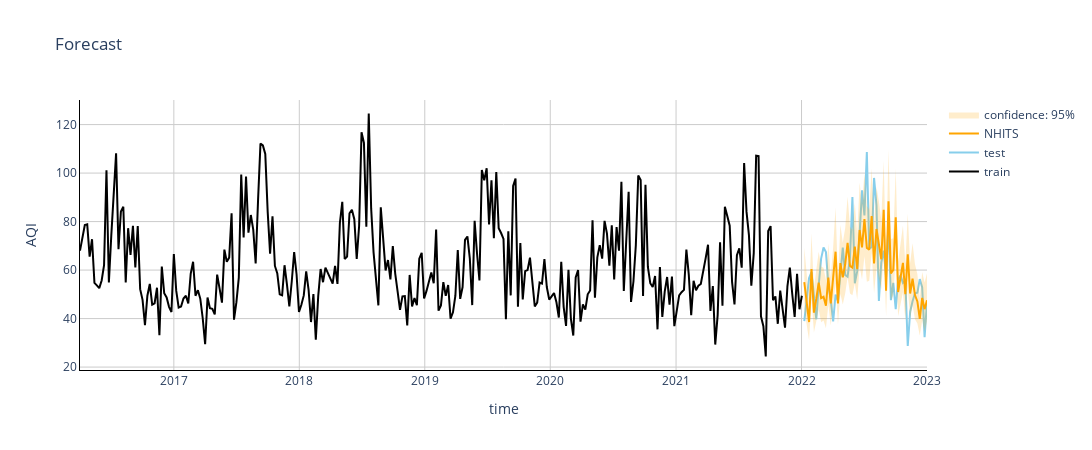

The code cell stored with this chart in its notebook:
### Markdown cell above
### One

### Code cell
from neuralforecast import NeuralForecast
from neuralforecast.losses.pytorch import DistributionLoss

obj = TimeObject(df=ponte[:], column='pm25', agg_freq='W')
obj.NIXTLA_train_test(split=52)

max_steps = 200
model = NHITS(h=52,
              input_size=156,
              loss=DistributionLoss(distribution='StudentT', level=[95], return_params=True),
              stack_types=4*['identity'],
              n_freq_downsample=(52, 12, 4, 1),
              n_blocks=4*[3],
              n_pool_kernel_size=[3, 2, 1, 1],
              pooling_mode="MaxPool1d",
              activation="ReLU",
              scaler_type='identity',
              interpolation_mode='linear',
              max_steps=max_steps,
              early_stop_patience_steps=int(max_steps/(20)),
              val_check_steps=10)

fcst = NeuralForecast(
    models=[model],
    freq='W',
    local_scaler_type='boxcox'
)
fcst.fit(df=obj.Y_train, verbose=False, val_size=53)
prediction = fcst.predict(df=obj.Y_train)

fig = obj.plot_forecast(forecast_df=prediction, confidence=95)
